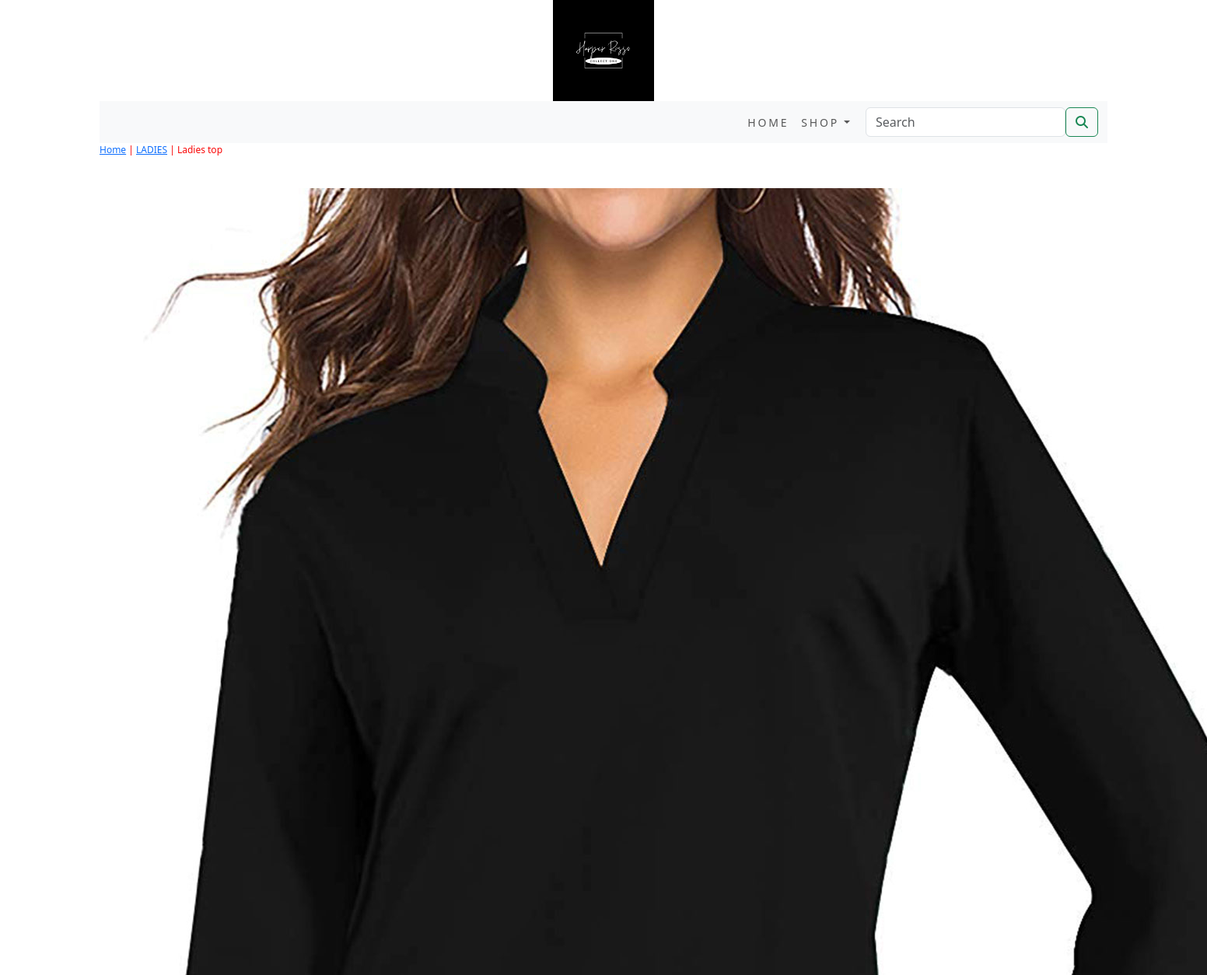
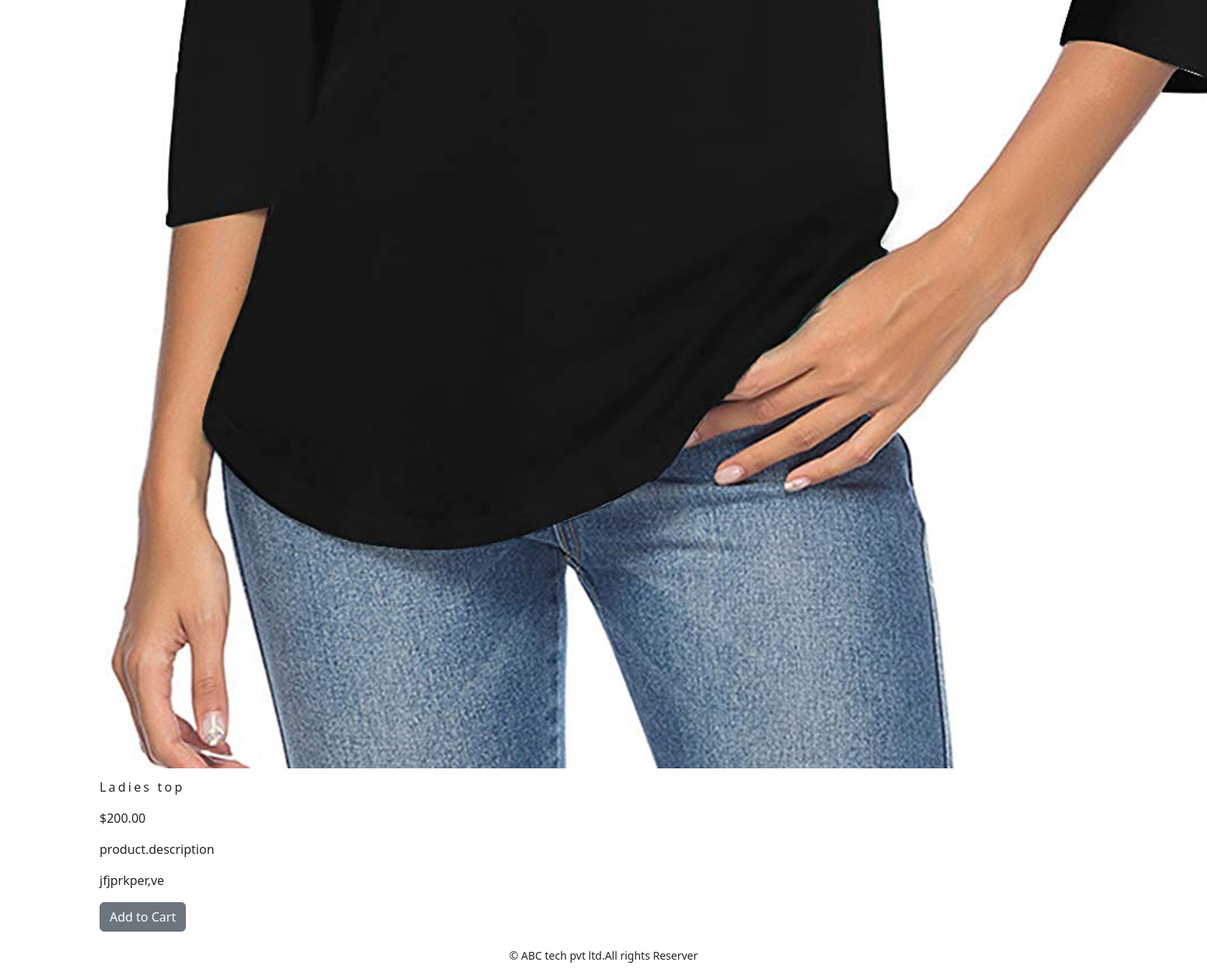
Page /shop/ladies/ladies-top/ on the committed database (2 pictures, top to bottom).
### shop/models.py (models this page shows, shortened)
class Product(models.Model):
    name = models.CharField(max_length=250, unique=True)
    slug = models.SlugField(max_length=250, unique=True)
    description = models.TextField(blank=True)
    price=models.DecimalField(max_digits=10,decimal_places=2)
    category=models.ForeignKey(Category,on_delete=models.CASCADE)
    image = models.ImageField(upload_to='product', blank=True)
    stock=models.IntegerField()
    available=models.BooleanField(default=True)
    created=models.DateTimeField(auto_now_add=True)
    updated=models.DateTimeField(auto_now=True)
    class Meta:
        ordering=('name',)
        verbose_name='product'
        verbose_name_plural='products'

class Category(models.Model):
    name=models.CharField(max_length=250,unique=True)
    slug = models.SlugField(max_length=250, unique=True)
    description=models.TextField(blank=True)
    image=models.ImageField(upload_to='category',blank=True)
    class Meta:
        ordering=('name',)
        verbose_name='category'
        verbose_name_plural='categories'
    def get_url(self):
        return reverse('shop:products_by_category',args=[self.slug])
    def __str__(self):
         return  '{}'.format(self.name)

### shop/views.py (the view)
# urls.py: path('<slug:c_slug>/<slug:product_slug>/',views.proDetail,name='prodCatdetail'),
def proDetail(request,c_slug,product_slug):
    try:
        product=Product.objects.get(category__slug=c_slug,slug=product_slug)
    except Exception as e:
        raise e
    return render(request,'product.html',{'product':product})

### cart/context_processors.py (called while the page is built)
def counter(request):
    item_count=0
    if 'admin' in request.path:
        return {}
    else:
        try:
            cart=Cart.objects.filter(cart_id=_cart_id(request))
            cart_items=CartItem.objects.all().filter(cart=cart[:1])
            for cart_item in cart_items:
                item_count += cart_item.quantity
        except Cart.DoesNotExist:
            item_count =0
    return dict(item_count=item_count)

### cart/views.py (called while the page is built)
def _cart_id(request):
    cart=request.session.session_key
    if not cart:
        cart=request.session.create()
    return cart

### shop/context_processors.py (called while the page is built)
def menu_links(request):
    links=Category.objects.all()
    return dict(links=links)

### shop/templates/product.html (shortened to what this page needs)
{% extends 'base.html' %}
{% load static %}
{% block content %}
<div class="row my_prod_row_class">
  <div class="mx_auto">
    <p> <a href="{% url 'shop:allProdCat' %}" >Home</a> | <a href ="{{product.category.get_url}}">{{product.category}}</a> | {{product.name}}</p>
  </div>
<div class="container">
<br>
<div class="row">
    <div class=" col-12 col-sm-12 col-md-12 col-lg-6 text center">
        <div style="min-width:18rem">
            <img src="{{product.image.url}}" alt="{{product.name}}">
        </div>
    </div>
    <div>
        <div class=" col-md-12 col-sm-12 col-md-12 col-lg-12 ">
            <div>
           <h1 class="my_prod_title">{{product.name}}</h1>
            <p>${{product.price}}</p>
            <p class="my_title">product.description</p>
            <p class="text-justify my_prod_text">{{product.description}}</p>
            {% if product.stock <= 0 %}
            <p class="text-justify my_prod_text"><b>Out of stock</b></p>
            {% else %}
            <a class="btn btn-secondary" href="{% url 'cart:add_cart' product.id %}">Add to Cart</a>
            {% endif %}
        </div>
    </div>
</div>
</div>
</div>
{% endblock %}

### shop/static/css/custom.css (style rules this page uses)
body { font-family: 'Roboto', sans-serif; }
.my_prod_row_class .mx_auto { color:#f90606; font-size:12px; text-decoration:none; }
.my_prod_title { font-size:16px; text_transform:uppercase; letter-spacing:.2em; padding-top:15px; padding-bottom:10px; }
.my_prod_text { padding-right:20px; }

### rows in the picture
Product: category "LADIES", name "Ladies top", image (picture), price "200.00", description "jfjprkper,ve"
